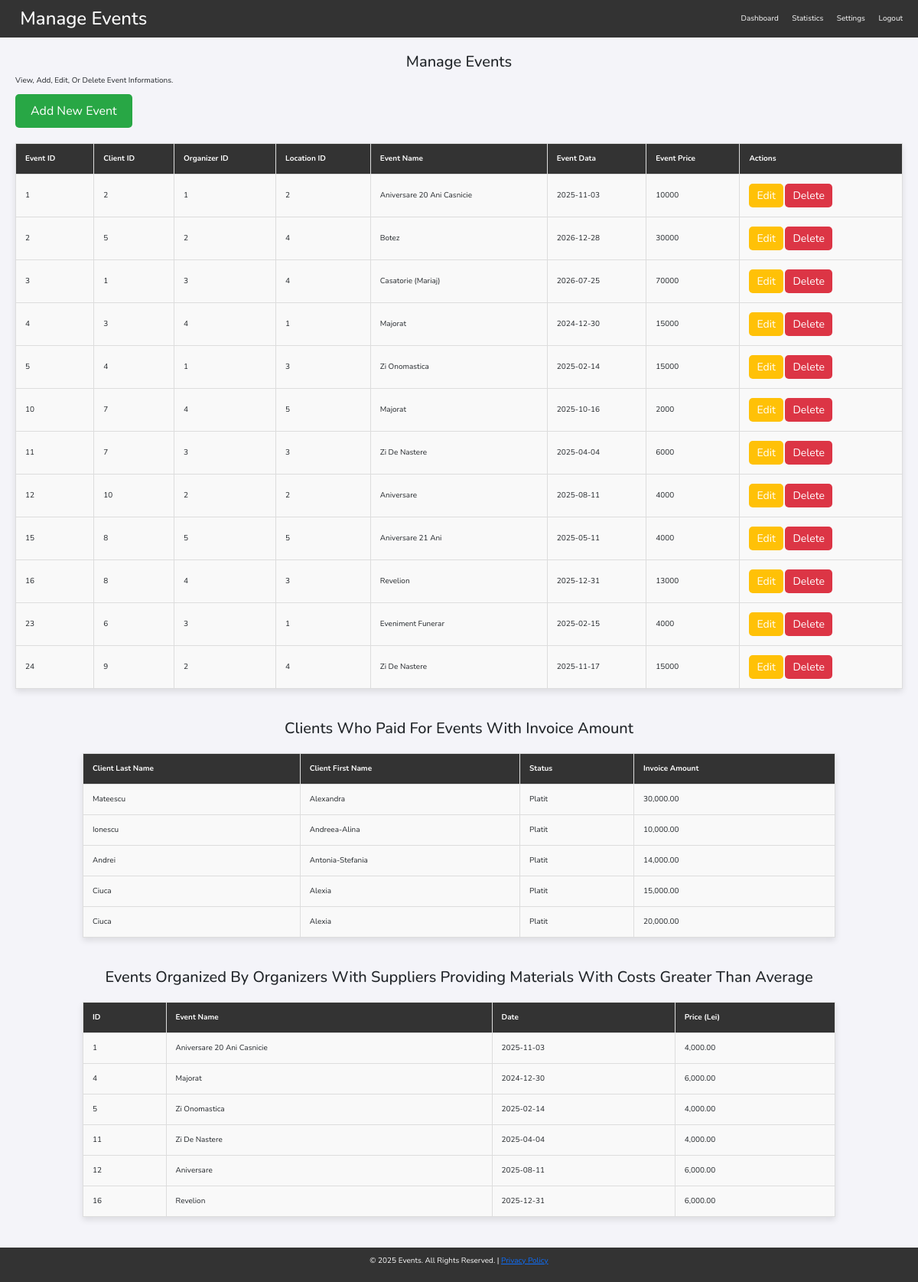
Page /components/manage_events.php (signed in) on the committed database.
### tables this page shows
CREATE TABLE `eveniment` (
  `EvenimentID` int(11) NOT NULL,
  `ClientID` int(11) NOT NULL,
  `OrganizatorID` int(11) NOT NULL,
  `LocatieID` int(11) NOT NULL,
  `NumeEveniment` varchar(30) NOT NULL,
  `DataEveniment` date NOT NULL,
  `CostEveniment` double NOT NULL
);

CREATE TABLE `client` (
  `ClientID` int(10) NOT NULL,
  `NumeClient` varchar(20) NOT NULL,
  `PrenumeClient` varchar(20) NOT NULL,
  `NrTelefonClient` varchar(10) NOT NULL,
  `EmailClient` varchar(50) NOT NULL,
  `AdresaClient` varchar(50) NOT NULL
);

CREATE TABLE `facturaeveniment` (
  `FacturaID` int(10) NOT NULL,
  `EvenimentID` int(10) NOT NULL,
  `TotalPlata` double NOT NULL,
  `DeadlinePlata` date NOT NULL,
  `DataEmitereFactura` date NOT NULL,
  `Status` varchar(10) NOT NULL
);

### components/manage_events.php (the view, shortened to what this page needs)
<?php
include 'connect.php';
$query = "SELECT * FROM eveniment";
$result = mysqli_query($conn, $query);
$query_client_payments = "
    SELECT C.NumeClient, C.PrenumeClient, FE.TotalPlata, Fe.Status
    FROM client C
    INNER JOIN eveniment E ON C.ClientID = E.ClientID
    INNER JOIN facturaeveniment FE ON E.EvenimentID = FE.EvenimentID
    WHERE FE.status = 'Platit'
";
$result_client_payments = $conn->query($query_client_payments);
$query_supplier_materials_cost = "
    SELECT E.EvenimentID, E.NumeEveniment, E.DataEveniment, O.NumeOrganizator, F.NumeFurnizor, SUM(SF.CostServiciu) AS TotalCostMateriale
    FROM eveniment E
    JOIN organizator O ON E.OrganizatorID = O.OrganizatorID
    JOIN evenimentfurnizor EF ON E.EvenimentID = EF.EvenimentID
    JOIN furnizor F ON EF.FurnizorID = F.FurnizorID
    JOIN serviciifurnizor SF ON F.FurnizorID = SF.FurnizorID
    WHERE F.FurnizorID IN (
        SELECT F2.FurnizorID
        FROM furnizor F2
        JOIN serviciifurnizor SF2 ON F2.FurnizorID = SF2.FurnizorID
        GROUP BY F2.FurnizorID
        HAVING SUM(SF2.CostServiciu) > (
            SELECT AVG(TotalCost)
            FROM (
                SELECT SUM(SF3.CostServiciu) AS TotalCost
                FROM serviciifurnizor SF3
                GROUP BY SF3.FurnizorID
            ) AS Subquery
        )
    )
    GROUP BY E.EvenimentID, E.NumeEveniment, E.DataEveniment, O.NumeOrganizator, F.NumeFurnizor
";
$result_supplier_materials_cost = $conn->query($query_supplier_materials_cost);
?>
<!DOCTYPE html>
<html lang="en">
<head>
    <link rel="stylesheet" href="style.css">
    <link href="https://cdn.jsdelivr.net/npm/bootstrap@5.3.0/dist/css/bootstrap.min.css" rel="stylesheet">
    <link rel="stylesheet" href="https://cdnjs.cloudflare.com/ajax/libs/font-awesome/6.0.0-beta3/css/all.min.css">
</head>
<body>
    <header>
        <h1><i class="fas fa-events"></i> Manage Events</h1>
        <nav class="menu">
            <a href="adminhome.php">Dashboard</a>
            <a href="view_stats.php">Statistics</a>
            <a href="settings.php">Settings</a>
            <a href="logout.php">Logout</a>
        </nav>
    </header>
    <main>
        <div class="welcome">
            <h2>Manage Events</h2>
            <p>View, add, edit, or delete event informations.</p>
            <button id="openModal" class="btn-add">Add New Event</button>
        </div>
        <table>
            <thead>
                <tr>
                    <th>Event ID</th>
                    <th>Client ID</th>
                    <th>Organizer ID</th>
                    <th>Location ID</th>
                    <th>Event Name</th>
                    <th>Event Data</th>
                    <th>Event Price</th>
                    <th>Actions</th>
                </tr>
            </thead>
            <tbody>
                <?php while($eveniment = mysqli_fetch_assoc($result)): ?>
                <tr>
                    <td><?php echo $eveniment['EvenimentID']; ?></td>
                    <td><?php echo $eveniment['ClientID']; ?></td>
                    <td><?php echo $eveniment['OrganizatorID']; ?></td>
                    <td><?php echo $eveniment['LocatieID']; ?></td>
                    <td><?php echo $eveniment['NumeEveniment']; ?></td>
                    <td><?php echo $eveniment['DataEveniment']; ?></td>
                    <td><?php echo $eveniment['CostEveniment']; ?></td>
                    <td>
                        <button class="btn-action btn-edit" onclick="openEditModal(<?php echo $eveniment['EvenimentID']; ?>, '<?php echo $eveniment['ClientID']; ?>', '<?php echo $eveniment['OrganizatorID']; ?>', '<?php echo $eveniment['LocatieID']; ?>', '<?php echo $eveniment['NumeEveniment']; ?>', '<?php echo $eveniment['DataEveniment']; ?>', '<?php echo $eveniment['CostEveniment']; ?>')">Edit</button>
                        <form method="POST" action="manage_events.php" style="display:inline;" onsubmit="return confirmDelete()">
                            <button type="submit" class="btn-action btn-delete">Delete</button>
                        </form>
                    </td>
                </tr>
                <?php endwhile; ?>
            </tbody>
        </table>
    </main>
    <section>
    <h2>Clients Who Paid for Events with Invoice Amount</h2>
    <?php if ($result_client_payments->num_rows > 0): ?>
        <table>
            <thead>
                <tr>
                    <th>Client Last Name</th>
                    <th>Client First Name</th>
                    <th>Status</th>
                    <th>Invoice Amount</th>
                </tr>
            </thead>
            <tbody>
                <?php while ($row = $result_client_payments->fetch_assoc()): ?>
                    <tr>
                        <td><?php echo htmlspecialchars($row['NumeClient']); ?></td>
                        <td><?php echo htmlspecialchars($row['PrenumeClient']); ?></td>
                        <td><?php echo htmlspecialchars($row['Status']); ?></td>
                        <td><?php echo number_format($row['TotalPlata'], 2); ?></td>
                    </tr>
                <?php endwhile; ?>
            </tbody>
        </table>
    <?php else: ?>
        <p>No clients found who paid for events.</p>
    <?php endif; ?>
</section>
<section>
            <h2>Events Organized by Organizers with Suppliers Providing Materials with Costs Greater than Average</h2>
            <?php if ($result_supplier_materials_cost->num_rows > 0): ?>
                <table>
                    <thead>
                        <tr>
                            <th>ID</th>
                            <th>Event Name</th>
                            <th>Date</th>
                            <th>Price (Lei)</th>
                        </tr>
                    </thead>
                    <tbody>
                        <?php while ($row = $result_supplier_materials_cost->fetch_assoc()): ?>
                            <tr>
                                <td><?php echo htmlspecialchars($row['EvenimentID']); ?></td>
                                <td><?php echo htmlspecialchars($row['NumeEveniment']); ?></td>
                                <td><?php echo htmlspecialchars($row['DataEveniment']); ?></td>
                                <td><?php echo number_format($row['TotalCostMateriale'], 2); ?></td>
                            </tr>
                        <?php endwhile; ?>
                    </tbody>
                </table>
            <?php else: ?>
                <p>No events found with organizers collaborating with suppliers providing materials with costs greater than the average.</p>
            <?php endif; ?>
        </section>
    <footer>
        <p>&copy; <?php echo date("Y"); ?> Events. All rights reserved. | <a href="privacy_policy.php">Privacy Policy</a></p>
    </footer>
</body>
</html>

### style.css (style rules this page uses)
:root { --main-color: #3867d6; }
* { font-family: 'Nunito', sans-serif; margin: 0; padding: 0; box-sizing: border-box; outline: none; border: none; text-decoration: none; text-transform: capitalize; transition: .2s linear; }
html { font-size: 62.5%; overflow-x: hidden; scroll-padding-top: 7rem; scroll-behavior: smooth; }
body { background: #222; }
section { padding: 2rem 9%; }
body { font-family: Arial, sans-serif; margin: 0; padding: 0; box-sizing: border-box; }
header { display: flex; justify-content: space-between; align-items: center; padding: 10px 20px; background-color: #333; color: #fff; }
h2 { margin-top: 0; text-align: center; }
form { display: flex; flex-direction: column; }

### components/manage_events.php (style rules this page uses)
body { font-family: Arial, sans-serif; margin: 0; padding: 0; background-color: #f4f4f9; }
header { background-color: #333; color: #fff; padding: 10px 20px; display: flex; justify-content: space-between; align-items: center; }
header h1 { margin: 0; font-size: 24px; }
.menu a { color: #fff; text-decoration: none; margin-left: 15px; }
main { padding: 20px; }
.welcome h2 { margin-top: 0; }
table { width: 100%; border-collapse: collapse; margin-top: 20px; box-shadow: 0 4px 8px rgba(0, 0, 0, 0.1); }
table th, table td { border: 1px solid #ddd; padding: 12px; text-align: left; }
table th { background-color: #333; color: white; }
table td { background-color: #f9f9f9; }
footer { text-align: center; margin-top: 20px; padding: 10px; background-color: #333; color: white; }
.btn-add { background-color: #28a745; color: white; padding: 10px 20px; border: none; border-radius: 5px; font-size: 16px; cursor: pointer; }
.btn-action { padding: 5px 10px; border-radius: 5px; font-size: 14px; text-decoration: none; }
.btn-edit { background-color: #ffc107; color: white; }
.btn-delete { background-color: #dc3545; color: white; }

### rows in the picture
eveniment: EvenimentID "1", ClientID "2", OrganizatorID "1", LocatieID "2", NumeEveniment "Aniversare 20 Ani Casnicie", DataEveniment "2025-11-03", CostEveniment "10000", TotalCostMateriale "4,000.00"
eveniment: EvenimentID "2", ClientID "5", OrganizatorID "2", LocatieID "4", NumeEveniment "Botez", DataEveniment "2026-12-28", CostEveniment "30000"
eveniment: EvenimentID "3", ClientID "1", OrganizatorID "3", LocatieID "4", NumeEveniment "Casatorie (Mariaj)", DataEveniment "2026-07-25", CostEveniment "70000"
eveniment: EvenimentID "4", ClientID "3", OrganizatorID "4", LocatieID "1", NumeEveniment "Majorat", DataEveniment "2024-12-30", CostEveniment "15000", TotalCostMateriale "6,000.00"
eveniment: EvenimentID "5", ClientID "4", OrganizatorID "1", LocatieID "3", NumeEveniment "Zi Onomastica", DataEveniment "2025-02-14", CostEveniment "15000", TotalCostMateriale "4,000.00"
eveniment: EvenimentID "10", ClientID "7", OrganizatorID "4", LocatieID "5", NumeEveniment "Majorat", DataEveniment "2025-10-16", CostEveniment "2000"
eveniment: EvenimentID "11", ClientID "7", OrganizatorID "3", LocatieID "3", NumeEveniment "Zi De Nastere", DataEveniment "2025-04-04", CostEveniment "6000", TotalCostMateriale "4,000.00"
eveniment: EvenimentID "12", ClientID "10", OrganizatorID "2", LocatieID "2", NumeEveniment "Aniversare", DataEveniment "2025-08-11", CostEveniment "4000", TotalCostMateriale "6,000.00"
eveniment: EvenimentID "15", ClientID "8", OrganizatorID "5", LocatieID "5", NumeEveniment "Aniversare 21 Ani", DataEveniment "2025-05-11", CostEveniment "4000"
eveniment: EvenimentID "16", ClientID "8", OrganizatorID "4", LocatieID "3", NumeEveniment "Revelion", DataEveniment "2025-12-31", CostEveniment "13000", TotalCostMateriale "6,000.00"
eveniment: EvenimentID "23", ClientID "6", OrganizatorID "3", LocatieID "1", NumeEveniment "Eveniment Funerar", DataEveniment "2025-02-15", CostEveniment "4000"
eveniment: EvenimentID "24", ClientID "9", OrganizatorID "2", LocatieID "4", NumeEveniment "Zi De Nastere", DataEveniment "2025-11-17", CostEveniment "15000"
client: NumeClient "Mateescu", PrenumeClient "Alexandra", facturaeveniment.Status "Platit", facturaeveniment.TotalPlata "30,000.00"
client: NumeClient "Ionescu", PrenumeClient "Andreea-Alina", facturaeveniment.Status "Platit", facturaeveniment.TotalPlata "10,000.00"
client: NumeClient "Andrei", PrenumeClient "Antonia-Stefania", facturaeveniment.Status "Platit", facturaeveniment.TotalPlata "14,000.00"
client: NumeClient "Ciuca", PrenumeClient "Alexia", facturaeveniment.Status "Platit", facturaeveniment.TotalPlata "15,000.00", facturaeveniment.TotalPlata "20,000.00"
